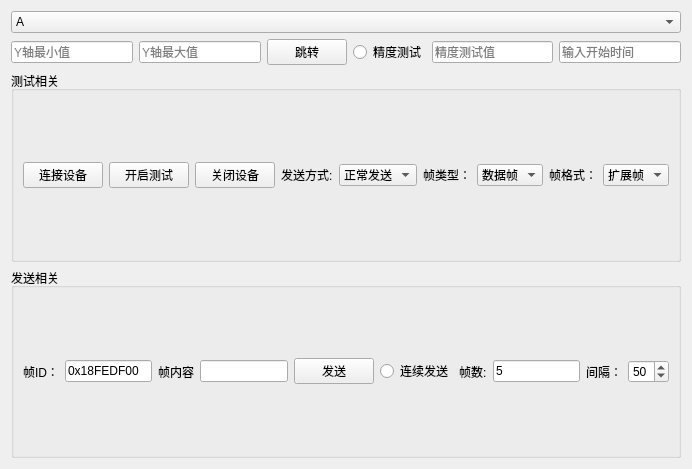
<?xml version="1.0" encoding="UTF-8"?>
<ui version="4.0">
 <class>chartdisplay_ui</class>
 <widget class="QWidget" name="chartdisplay_ui">
  <property name="enabled">
   <bool>true</bool>
  </property>
  <property name="geometry">
   <rect>
    <x>0</x>
    <y>0</y>
    <width>608</width>
    <height>469</height>
   </rect>
  </property>
  <property name="windowTitle">
   <string>Form</string>
  </property>
  <layout class="QHBoxLayout" name="horizontalLayout">
   <item>
    <layout class="QVBoxLayout" name="verticalLayout_2">
     <item>
      <layout class="QVBoxLayout" name="chartLayout">
       <item>
        <widget class="QComboBox" name="comboBox">
         <item>
          <property name="text">
           <string>A</string>
          </property>
         </item>
         <item>
          <property name="text">
           <string>B</string>
          </property>
         </item>
        </widget>
       </item>
      </layout>
     </item>
     <item>
      <layout class="QHBoxLayout" name="horizontalLayout_4">
       <item>
        <widget class="QLineEdit" name="lineEdit_2">
         <property name="placeholderText">
          <string>Y轴最小值</string>
         </property>
        </widget>
       </item>
       <item>
        <widget class="QLineEdit" name="lineEdit">
         <property name="placeholderText">
          <string>Y轴最大值</string>
         </property>
        </widget>
       </item>
       <item>
        <widget class="QPushButton" name="pushButton_4">
         <property name="text">
          <string>跳转</string>
         </property>
        </widget>
       </item>
       <item>
        <widget class="QRadioButton" name="radioButton">
         <property name="text">
          <string>精度测试</string>
         </property>
        </widget>
       </item>
       <item>
        <widget class="QLineEdit" name="lineEdit_3">
         <property name="placeholderText">
          <string>精度测试值</string>
         </property>
        </widget>
       </item>
       <item>
        <widget class="QLineEdit" name="lineEdit_4">
         <property name="text">
          <string/>
         </property>
         <property name="placeholderText">
          <string>输入开始时间</string>
         </property>
        </widget>
       </item>
      </layout>
     </item>
     <item>
      <widget class="QGroupBox" name="groupBox_2">
       <property name="title">
        <string>测试相关</string>
       </property>
       <layout class="QHBoxLayout" name="horizontalLayout_5">
        <item>
         <widget class="QPushButton" name="pushButton">
          <property name="text">
           <string>连接设备</string>
          </property>
         </widget>
        </item>
        <item>
         <widget class="QPushButton" name="pushButton_2">
          <property name="text">
           <string>开启测试</string>
          </property>
         </widget>
        </item>
        <item>
         <widget class="QPushButton" name="pushButton_3">
          <property name="text">
           <string>关闭设备</string>
          </property>
         </widget>
        </item>
        <item>
         <widget class="QLabel" name="label_13">
          <property name="text">
           <string>发送方式:</string>
          </property>
         </widget>
        </item>
        <item>
         <widget class="QComboBox" name="comboBox_3">
          <item>
           <property name="text">
            <string>正常发送</string>
           </property>
          </item>
          <item>
           <property name="text">
            <string>单词发送</string>
           </property>
          </item>
         </widget>
        </item>
        <item>
         <widget class="QLabel" name="label_14">
          <property name="text">
           <string>帧类型：</string>
          </property>
         </widget>
        </item>
        <item>
         <widget class="QComboBox" name="comboBox_2">
          <item>
           <property name="text">
            <string>数据帧</string>
           </property>
          </item>
          <item>
           <property name="text">
            <string>远程帧</string>
           </property>
          </item>
         </widget>
        </item>
        <item>
         <widget class="QLabel" name="label_15">
          <property name="text">
           <string>帧格式：</string>
          </property>
         </widget>
        </item>
        <item>
         <widget class="QComboBox" name="comboBox_4">
          <item>
           <property name="text">
            <string>扩展帧</string>
           </property>
          </item>
          <item>
           <property name="text">
            <string>标准帧</string>
           </property>
          </item>
         </widget>
        </item>
       </layout>
      </widget>
     </item>
     <item>
      <widget class="QGroupBox" name="groupBox">
       <property name="title">
        <string>发送相关</string>
       </property>
       <layout class="QHBoxLayout" name="horizontalLayout_7">
        <item>
         <widget class="QLabel" name="label_11">
          <property name="text">
           <string>帧ID：</string>
          </property>
         </widget>
        </item>
        <item>
         <widget class="QLineEdit" name="lineEdit_8">
          <property name="maximumSize">
           <size>
            <width>150</width>
            <height>16777215</height>
           </size>
          </property>
          <property name="text">
           <string>0x18FEDF00</string>
          </property>
         </widget>
        </item>
        <item>
         <widget class="QLabel" name="label_5">
          <property name="text">
           <string>帧内容</string>
          </property>
         </widget>
        </item>
        <item>
         <widget class="QLineEdit" name="lineEdit_9"/>
        </item>
        <item>
         <widget class="QPushButton" name="pushButton_6">
          <property name="text">
           <string>发送</string>
          </property>
         </widget>
        </item>
        <item>
         <widget class="QRadioButton" name="radioButton_3">
          <property name="text">
           <string>连续发送</string>
          </property>
         </widget>
        </item>
        <item>
         <widget class="QLabel" name="label_12">
          <property name="text">
           <string>帧数:</string>
          </property>
         </widget>
        </item>
        <item>
         <widget class="QLineEdit" name="lineEdit_10">
          <property name="text">
           <string>5</string>
          </property>
         </widget>
        </item>
        <item>
         <widget class="QLabel" name="label_6">
          <property name="text">
           <string>间隔：</string>
          </property>
         </widget>
        </item>
        <item>
         <widget class="QSpinBox" name="spinBox_2">
          <property name="value">
           <number>50</number>
          </property>
         </widget>
        </item>
       </layout>
      </widget>
     </item>
    </layout>
   </item>
   <item>
    <layout class="QHBoxLayout" name="horizontalLayout_2"/>
   </item>
  </layout>
 </widget>
 <resources/>
 <connections/>
</ui>
